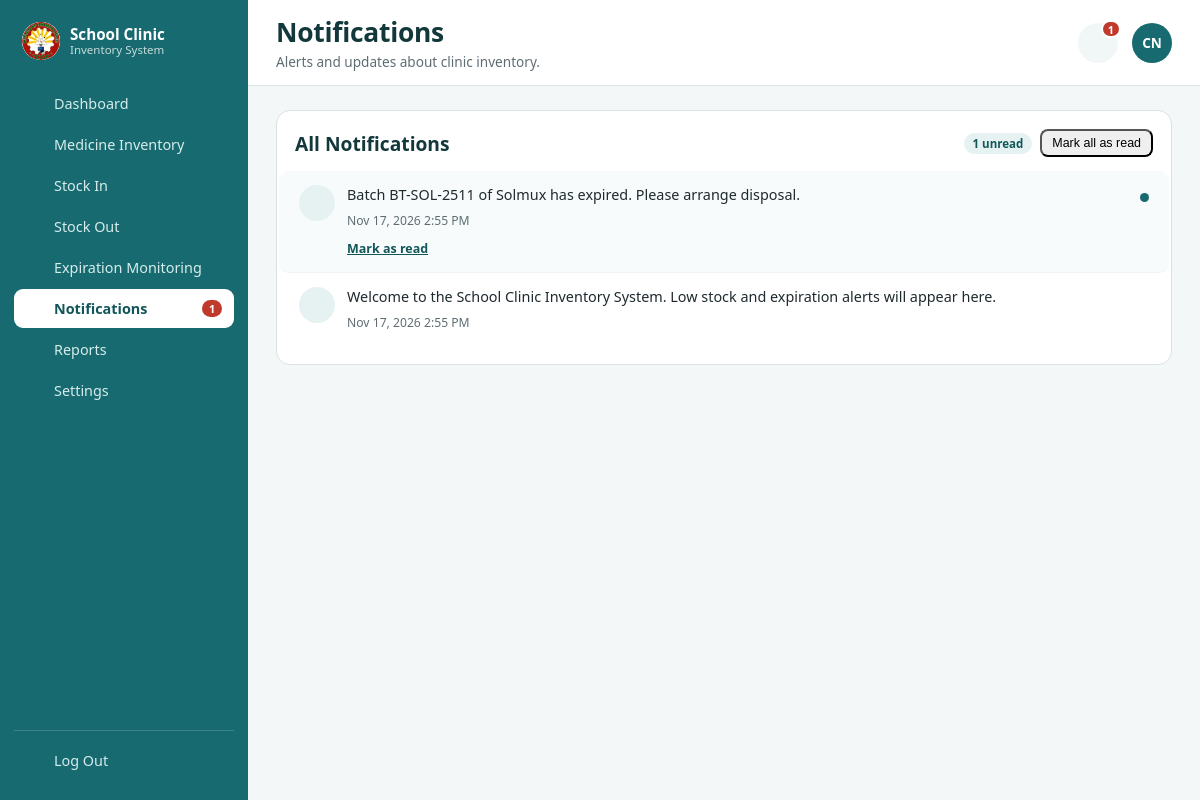
Screenshot of /notifications.php (signed in) with the database file from the repository.
### tables this page shows
CREATE TABLE IF NOT EXISTS notifications (
  id INT UNSIGNED AUTO_INCREMENT PRIMARY KEY,
  message VARCHAR(255) NOT NULL,
  is_read TINYINT(1) NOT NULL DEFAULT 0,
  created_at TIMESTAMP DEFAULT CURRENT_TIMESTAMP
);

### notifications.php (the view, shortened to what this page needs)
<?php
require_once __DIR__ . '/includes/session.php';
require_once __DIR__ . '/includes/layout.php';
$notifications = [];
$unread = 0;
try {
    $pdo = get_db_connection();
    $notifications = $pdo->query(
        'SELECT id, message, is_read, created_at
         FROM notifications
         ORDER BY is_read ASC, id DESC
         LIMIT 50'
    )->fetchAll();
    $unread = (int)$pdo->query('SELECT COUNT(*) FROM notifications WHERE is_read = 0')->fetchColumn();
} catch (Throwable $exception) {
    error_log('Notifications load error: ' . $exception->getMessage());
    $dbError = 'Unable to load notifications right now. Please try again later.';
}
$identity = session_identity();
render_page_start('Notifications', 'notifications', $identity['full_name'], $unread, 'Alerts and updates about clinic inventory.');
?>
    <main class="content">
      <section class="panel">
        <div class="panel-head">
          <h2>All Notifications</h2>
          <div class="page-actions">
            <span class="badge teal"><?php echo number_format($unread); ?> unread</span>
            <?php if ($unread > 0): ?>
              <form method="POST" action="notifications.php">
                <button type="submit" class="btn-sm">Mark all as read</button>
              </form>
            <?php endif; ?>
          </div>
        </div>
        <?php if (!$notifications): ?>
          <div class="empty-state">
            <span class="empty-icon"><?php echo icon('bell'); ?></span>
            <h3>You are all caught up</h3>
            <p>Low stock and expiration alerts will appear here.</p>
          </div>
        <?php else: ?>
          <ul class="notification-list">
            <?php foreach ($notifications as $notification): ?>
              <li class="notification-item<?php echo (int)$notification['is_read'] === 0 ? ' is-unread' : ''; ?>">
                <span class="notification-icon"><?php echo icon('bell'); ?></span>
                <div class="notification-body">
                  <p><?php echo e((string)$notification['message']); ?></p>
                  <span class="notification-time"><?php echo date('M j, Y g:i A', strtotime((string)$notification['created_at'])); ?></span>
                  <?php if ((int)$notification['is_read'] === 0): ?>
                    <form method="POST" action="notifications.php" class="notification-action">
                      <button type="submit" class="link-button">Mark as read</button>
                    </form>
                  <?php endif; ?>
                </div>
                <?php if ((int)$notification['is_read'] === 0): ?>
                  <span class="unread-dot" aria-label="Unread"></span>
                <?php endif; ?>
              </li>
            <?php endforeach; ?>
          </ul>
        <?php endif; ?>
      </section>
    </main>
<?php render_page_end(); ?>

### includes/layout.php (shortened to what this page needs)
<?php
function e(?string $value): string
{
    return htmlspecialchars((string)$value, ENT_QUOTES, 'UTF-8');
}
function icon(string $name): string
{
    $paths = [
        'dashboard' => '<rect x="3" y="3" width="7" height="7" rx="1.5"/><rect x="14" y="3" width="7" height="4" rx="1.5"/><rect x="14" y="10" width="7" height="11" rx="1.5"/><rect x="3" y="13" width="7" height="8" rx="1.5"/>',
        'medicine' => '<rect x="3" y="8" width="18" height="8" rx="4"/><path d="M12 8v8"/>',
        'stock-in' => '<path d="M12 3v10"/><path d="m8 9 4 4 4-4"/><path d="M4 17v3h16v-3"/>',
        'stock-out' => '<path d="M12 14V4"/><path d="m8 8 4-4 4 4"/><path d="M4 17v3h16v-3"/>',
        'clock' => '<circle cx="12" cy="12" r="9"/><path d="M12 7v5l3 2"/>',
        'bell' => '<path d="M18 8a6 6 0 1 0-12 0c0 7-3 9-3 9h18s-3-2-3-9"/><path d="M13.7 21a2 2 0 0 1-3.4 0"/>',
        'reports' => '<path d="M4 20V6M10 20v-8M16 20V9M22 20H2"/>',
        'settings' => '<circle cx="12" cy="12" r="3"/><path d="M12 2v3M12 19v3M2 12h3M19 12h3M4.9 4.9 7 7M17 17l2.1 2.1M19.1 4.9 17 7M7 17l-2.1 2.1"/>',
        'logout' => '<path d="M9 21H5a2 2 0 0 1-2-2V5a2 2 0 0 1 2-2h4"/><path d="m16 17 5-5-5-5"/><path d="M21 12H9"/>',
        'box' => '<path d="M21 8 12 3 3 8v8l9 5 9-5z"/><path d="M3 8l9 5 9-5M12 13v8"/>',
        'alert' => '<path d="M12 9v4M12 17h.01"/><path d="M10.3 3.9 2.4 18a2 2 0 0 0 1.7 3h15.8a2 2 0 0 0 1.7-3L13.7 3.9a2 2 0 0 0-3.4 0z"/>',
        'expired' => '<rect x="3" y="4" width="18" height="17" rx="2"/><path d="M8 2v4M16 2v4M3 10h18"/><path d="m9.5 14.5 5 5M14.5 14.5l-5 5"/>',
        'plus' => '<path d="M12 5v14M5 12h14"/>',
        'search' => '<circle cx="11" cy="11" r="7"/><path d="m20 20-3.5-3.5"/>',
        'back' => '<path d="M19 12H5"/><path d="m12 19-7-7 7-7"/>',
    ];
    return '<svg viewBox="0 0 24 24" fill="none" stroke="currentColor" stroke-width="1.8" stroke-linecap="round" stroke-linejoin="round" aria-hidden="true">' . ($paths[$name] ?? '') . '</svg>';
}
function session_identity(): array
{
    $fullName = (string)($_SESSION['full_name'] ?? 'Clinic Personnel');
    $email = (string)($_SESSION['email'] ?? '');
    $initials = '';
    foreach (preg_split('/\s+/', trim($fullName)) ?: [] as $part) {
        if ($part !== '') {
            $initials .= strtoupper($part[0]);
        }
    }
    return [
        'full_name' => $fullName,
        'email' => $email,
        'role' => (string)($_SESSION['role'] ?? 'clinic_personnel'),
        'initials' => substr($initials !== '' ? $initials : 'CP', 0, 2),
    ];
}
function render_page_start(string $pageTitle, string $activeNav, string $welcomeName, int $unread, ?string $subtitle = null): void
{
    $identity = session_identity();
    $navItems = [
        'dashboard' => ['label' => 'Dashboard', 'href' => 'dashboard.php', 'icon' => 'dashboard'],
        'inventory' => ['label' => 'Medicine Inventory', 'href' => 'medicine-inventory.php', 'icon' => 'medicine'],
        'stock-in' => ['label' => 'Stock In', 'href' => 'stock-in.php', 'icon' => 'stock-in'],
        'stock-out' => ['label' => 'Stock Out', 'href' => 'stock-out.php', 'icon' => 'stock-out'],
        'expiration' => ['label' => 'Expiration Monitoring', 'href' => 'expiration.php', 'icon' => 'clock'],
        'notifications' => ['label' => 'Notifications', 'href' => 'notifications.php', 'icon' => 'bell'],
        'reports' => ['label' => 'Reports', 'href' => 'reports.php', 'icon' => 'reports'],
        'settings' => ['label' => 'Settings', 'href' => 'settings.php', 'icon' => 'settings'],
    ];
    ?>
<!DOCTYPE html>
<html lang="en">
<head>
  <link rel="stylesheet" href="assets/css/style.css">
  <link rel="stylesheet" href="assets/css/dashboard.css">
</head>
<body class="app">
  <aside class="sidebar" id="sidebar">
    <div class="brand">
      <img src="assets/img/logo-1.jpg" alt="" class="brand-logo">
      <div class="brand-text">
        <span class="brand-name">School Clinic</span>
        <span class="brand-sub">Inventory System</span>
      </div>
    </div>
    <nav class="nav" aria-label="Main navigation">
      <?php foreach ($navItems as $key => $item): ?>
        <?php $isActive = $key === $activeNav; ?>
        <a class="nav-item<?php echo $isActive ? ' active' : ''; ?>" href="<?php echo e($item['href']); ?>"<?php echo $isActive ? ' aria-current="page"' : ''; ?>>
          <?php echo icon($item['icon']); ?><span><?php echo e($item['label']); ?></span>
          <?php if ($key === 'notifications' && $unread > 0): ?><span class="nav-badge"><?php echo $unread; ?></span><?php endif; ?>
        </a>
      <?php endforeach; ?>
    </nav>
    <nav class="nav nav-secondary" aria-label="Account">
      <a class="nav-item" href="auth/logout.php"><?php echo icon('logout'); ?><span>Log Out</span></a>
    </nav>
  </aside>
  <div class="app-body">
    <header class="topbar">
      <div class="topbar-left">
        <div class="topbar-title">
          <h1><?php echo e($pageTitle); ?></h1>
          <p class="welcome"><?php echo e($subtitle ?? 'Welcome back, ' . $welcomeName); ?></p>
        </div>
      </div>
      <div class="topbar-actions">
        <a class="bell" href="notifications.php" title="<?php echo $unread; ?> unread notifications" aria-label="<?php echo $unread; ?> unread notifications">
          <?php echo icon('bell'); ?>
          <?php if ($unread > 0): ?><span class="bell-count"><?php echo $unread > 99 ? '99+' : $unread; ?></span><?php endif; ?>
        </a>
        <div class="avatar" title="<?php echo e($identity['full_name'] . ($identity['email'] !== '' ? ' - ' . $identity['email'] : '')); ?>"><?php echo e($identity['initials']); ?></div>
      </div>
    </header>
<?php
}
function render_page_end(): void
{
    ?>
  </div>
</body>
</html>
<?php
}

### assets/css/style.css (style rules this page uses)
:root { --teal: #176B70; --teal-dark: #12565a; --bg: #ffffff; --text: #1f2a2e; --muted: #5f6d73; --border: #d9e3e4; --error-bg: #fdecea; --error-text: #a12622; --shadow: 0 12px 30px rgba(23, 107, 112, 0.12); --radius: 16px; }
* { box-sizing: border-box; }
body { margin: 0; font-family: "Segoe UI", Tahoma, Arial, sans-serif; color: var(--text); background: radial-gradient(900px 500px at 10% -10%, rgba(23, 107, 112, 0.08), transparent 60%), radial-gradient(700px 400px at 100% 100%, rgba(23, 107, 112, 0.06), transparent 55%), var(--bg); min-height: 100vh; }
h1 { margin: 8px 0 4px; text-align: center; font-size: 1.45rem; color: #12383b; }

### rows the page displays
notifications: message "Batch BT-SOL-2511 of Solmux has expired. Please arrange disposal.", created_at "Nov 17, 2026 2:55 PM", is_read 0 (drawn)
notifications: message "Welcome to the School Clinic Inventory System. Low stock and expiration alerts will appear here.", created_at "Nov 17, 2026 2:55 PM"

### other values shown
$item['label'] "Dashboard"
$item['label'] "Medicine Inventory"
$item['label'] "Stock In"
$item['label'] "Stock Out"
$item['label'] "Expiration Monitoring"
$item['label'] "Notifications"
$unread "1"
$item['label'] "Reports"
$item['label'] "Settings"
$pageTitle "Notifications"
$subtitle "Alerts and updates about clinic inventory."
$identity['initials'] "CN"
